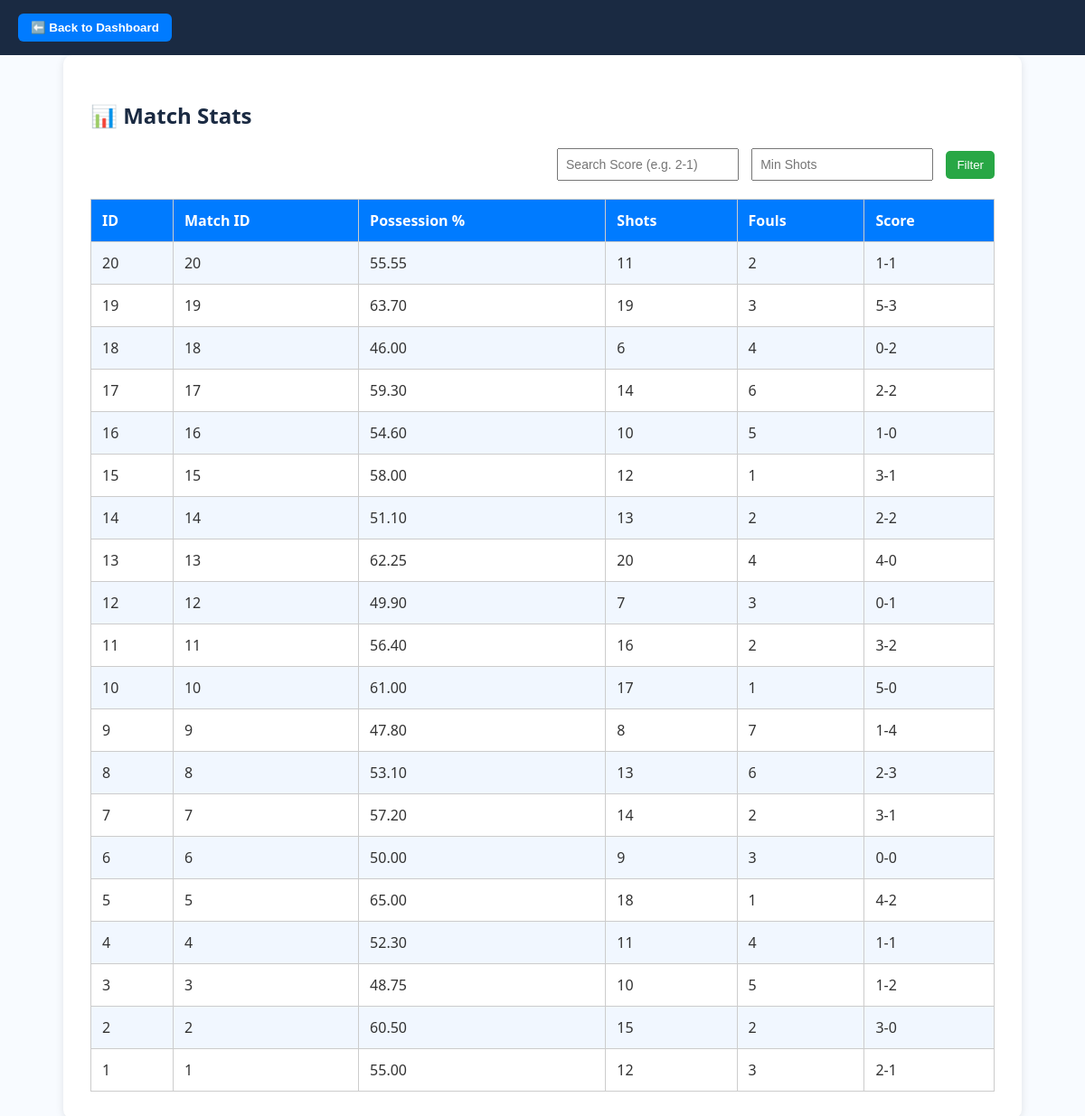
The app's page /game_analytics/match_stats.php with its own data.
### tables this page shows
CREATE TABLE `matchstats` (
  `MatchStatsID` int(11) NOT NULL,
  `MatchID` int(11) NOT NULL,
  `PossessionPercent` decimal(5,2) DEFAULT NULL CHECK (`PossessionPercent` between 0 and 100),
  `Shots` int(11) DEFAULT NULL CHECK (`Shots` >= 0),
  `Fouls` int(11) DEFAULT NULL CHECK (`Fouls` >= 0),
  `Score` varchar(10) DEFAULT NULL
);

### game_analytics/match_stats.php (the view, shortened to what this page needs)
<?php
include 'db.php';
$searchScore = $_GET['match_score'] ?? '';
$minShots = $_GET['min_shots'] ?? '';
$params = [];
$sql = "SELECT MatchStatsID, MatchID, PossessionPercent, Shots, Fouls, Score FROM MatchStats";
$sql .= " ORDER BY MatchID DESC";
$stmt = $conn->prepare($sql);
$stmt->execute($params);
$stats = $stmt->fetchAll(PDO::FETCH_ASSOC);
?>
<!DOCTYPE html>
<html>
<head>
  <link rel="stylesheet" href="style.css">
</head>
<body>
<div class="top-bar">
  <button onclick="window.location.href='dashboard.php'">⬅️ Back to Dashboard</button>
</div>
<div class="container">
  <h2>📊 Match Stats</h2>
  <form method="GET" class="filter-form">
    <input type="text" name="match_score" placeholder="Search Score (e.g. 2-1)" value="<?= htmlspecialchars($searchScore) ?>">
    <input type="number" name="min_shots" placeholder="Min Shots" value="<?= htmlspecialchars($minShots) ?>">
    <button type="submit">Filter</button>
  </form>
  <table>
    <tr>
      <th>ID</th>
      <th>Match ID</th>
      <th>Possession %</th>
      <th>Shots</th>
      <th>Fouls</th>
      <th>Score</th>
    </tr>
    <?php foreach ($stats as $row): ?>
      <tr>
        <td><?= htmlspecialchars($row['MatchStatsID']) ?></td>
        <td><?= htmlspecialchars($row['MatchID']) ?></td>
        <td><?= htmlspecialchars($row['PossessionPercent']) ?></td>
        <td><?= htmlspecialchars($row['Shots']) ?></td>
        <td><?= htmlspecialchars($row['Fouls']) ?></td>
        <td><?= htmlspecialchars($row['Score']) ?></td>
      </tr>
    <?php endforeach; ?>
  </table>
</div>
</body>
</html>

### game_analytics/style.css (style rules this page uses)
body { font-family: 'Segoe UI', sans-serif; background-color: #eaf6ff; margin: 0; padding: 0; color: #333; }
.container { max-width: 1000px; margin: 50px auto; background: #fff; padding: 30px; border-radius: 12px; box-shadow: 0 5px 20px rgba(0, 0, 0, 0.1); }
table { width: 100%; border-collapse: collapse; margin-top: 20px; }
th, td { padding: 12px 16px; text-align: left; }
th { background-color: #007acc; color: white; font-weight: 600; }
tr:nth-child(even) { background-color: #f5faff; }
.filter-form { text-align: right; margin-bottom: 10px; }

### game_analytics/match_stats.php (style rules this page uses)
body { background-color: #f8fbff; font-family: 'Segoe UI', sans-serif; }
.top-bar { background-color: #1a2a42; color: white; padding: 15px 20px; }
.top-bar button { background-color: #007BFF; border: none; color: white; padding: 8px 14px; border-radius: 6px; font-weight: bold; cursor: pointer; }
.container { max-width: 1000px; margin: auto; padding: 30px; background: white; border-radius: 10px; box-shadow: 0 2px 10px rgba(0,0,0,0.1); }
h2 { color: #1a2a42; }
.filter-form input { padding: 8px; margin-right: 10px; font-size: 14px; }
.filter-form button { padding: 8px 12px; background-color: #28a745; color: white; border: none; border-radius: 5px; cursor: pointer; }
table { width: 100%; border-collapse: collapse; margin-top: 20px; }
th, td { padding: 12px; border: 1px solid #ccc; }
th { background-color: #007BFF; color: white; }
tr:nth-child(even) { background-color: #f1f7ff; }

### records on screen
matchstats: MatchStatsID "20", MatchID "20", PossessionPercent "55.55", Shots "11", Fouls "2", Score "1-1"
matchstats: MatchStatsID "19", MatchID "19", PossessionPercent "63.70", Shots "19", Fouls "3", Score "5-3"
matchstats: MatchStatsID "18", MatchID "18", PossessionPercent "46.00", Shots "6", Fouls "4", Score "0-2"
matchstats: MatchStatsID "17", MatchID "17", PossessionPercent "59.30", Shots "14", Fouls "6", Score "2-2"
matchstats: MatchStatsID "16", MatchID "16", PossessionPercent "54.60", Shots "10", Fouls "5", Score "1-0"
matchstats: MatchStatsID "15", MatchID "15", PossessionPercent "58.00", Shots "12", Fouls "1", Score "3-1"
matchstats: MatchStatsID "14", MatchID "14", PossessionPercent "51.10", Shots "13", Fouls "2", Score "2-2"
matchstats: MatchStatsID "13", MatchID "13", PossessionPercent "62.25", Shots "20", Fouls "4", Score "4-0"
matchstats: MatchStatsID "12", MatchID "12", PossessionPercent "49.90", Shots "7", Fouls "3", Score "0-1"
matchstats: MatchStatsID "11", MatchID "11", PossessionPercent "56.40", Shots "16", Fouls "2", Score "3-2"
matchstats: MatchStatsID "10", MatchID "10", PossessionPercent "61.00", Shots "17", Fouls "1", Score "5-0"
matchstats: MatchStatsID "9", MatchID "9", PossessionPercent "47.80", Shots "8", Fouls "7", Score "1-4"
matchstats: MatchStatsID "8", MatchID "8", PossessionPercent "53.10", Shots "13", Fouls "6", Score "2-3"
matchstats: MatchStatsID "7", MatchID "7", PossessionPercent "57.20", Shots "14", Fouls "2", Score "3-1"
matchstats: MatchStatsID "6", MatchID "6", PossessionPercent "50.00", Shots "9", Fouls "3", Score "0-0"
matchstats: MatchStatsID "5", MatchID "5", PossessionPercent "65.00", Shots "18", Fouls "1", Score "4-2"
matchstats: MatchStatsID "4", MatchID "4", PossessionPercent "52.30", Shots "11", Fouls "4", Score "1-1"
matchstats: MatchStatsID "3", MatchID "3", PossessionPercent "48.75", Shots "10", Fouls "5", Score "1-2"
matchstats: MatchStatsID "2", MatchID "2", PossessionPercent "60.50", Shots "15", Fouls "2", Score "3-0"
matchstats: MatchStatsID "1", MatchID "1", PossessionPercent "55.00", Shots "12", Fouls "3", Score "2-1"
